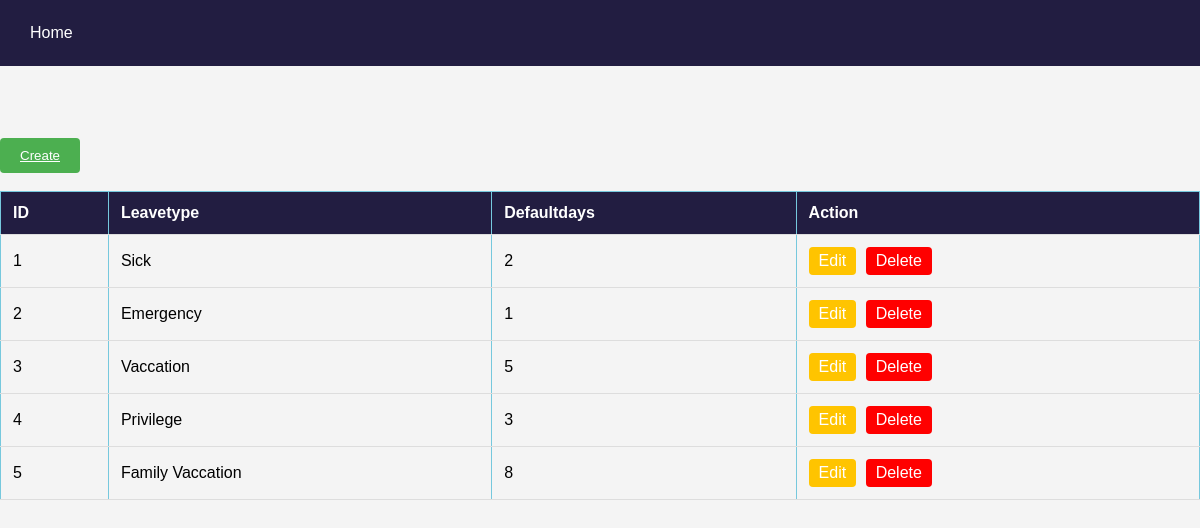
The page /leaveindex on the database its author committed.
### student/models.py (models this page shows, shortened)
class Student(models.Model):
    eid = models.CharField(max_length=20)  #define all the fileds req
    eleavetype = models.CharField(max_length=100)
    edefaultdays = models.CharField(max_length=100)
    class Meta:
        db_table = "student"  #dbase table name

### student/views.py (the view)
# urls.py: path('leaveindex',views.leaveindex),
def leaveindex(request):
    students = Student.objects.all()
    return render(request,"leaveindex.html",{'students':students})

### student/templates/leaveindex.html (shortened to what this page needs)
<!DOCTYPE html>
<html lang="en">
<head>
    {% load static %}
    <link rel="stylesheet" href="{% static 'css/style.css' %}">
</head>
<body>
    <div class="navbar">
        <a href="#">Home</a>
    </div>
    <br>
    <br>
    <br>
    <br>
    <button><a style="color:white;" href="/create">Create</a></button>
    <br>
    <br>
    <table>
        <thead>
            <tr>
                <th>ID</th>
                <th>Leavetype</th>
                <th>Defaultdays</th>
                <th>Action</th>
            </tr>
        </thead>
        <tbody>
            {% for student in students %}
            <tr>
                <td>{{ student.eid }}</td>
                <td>{{student.eleavetype}}</td>
                <td>{{student.edefaultdays}}</td>
                <td>
                    <a href="/editty/{{ student.id }}" style="background-color: rgb(255, 196, 0)">Edit</a>
                    <a href="/deletety/{{student.id}}" style="background-color: red"
                        ,onclick="openModalForDelete({{ student.id }})">Delete</a>
                </td>
            </tr>
            {% endfor %}
        </tbody>
    </table>
</body>
</html>

### employee/static/css/style.css (style rules this page uses)
body { background: #eee; height: 100%; margin: 25px 0; padding-left: 300px; }
table, th, td { border: 1px solid rgb(118, 200, 221); }
th { background-color: #04AA6D; color: white; }
button { border-radius: 12px; color: aqua; background-color: #04AA6D; cursor: pointer; }

### student/templates/leaveindex.html (style rules this page uses)
table { width: 100%; border-collapse: collapse; }
th, td { padding: 12px; text-align: left; border-bottom: 1px solid #ddd; }
th { background-color: #221d41; }
td a { display: inline-block; padding: 5px 10px; text-decoration: none; border-radius: 4px; color: white; margin-right: 5px; }
button { padding: 10px 20px; background-color: #4caf50; color: white; border: none; border-radius: 4px; text-decoration: none; }
body { font-family: Arial, sans-serif; background-color: #f4f4f4; margin: 0; padding: 0; }
.navbar { overflow: hidden; background-color: #221d41; padding: 10px; }
.navbar a { float: left; display: block; color: white; text-align: center; padding: 14px 20px; text-decoration: none; }

### rows shown on the page
Student: eid "1", eleavetype "Sick", edefaultdays "2"
Student: eid "2", eleavetype "Emergency", edefaultdays "1"
Student: eid "3", eleavetype "Vaccation", edefaultdays "5"
Student: eid "4", eleavetype "Privilege", edefaultdays "3"
Student: eid "5", eleavetype "Family Vaccation", edefaultdays "8"
